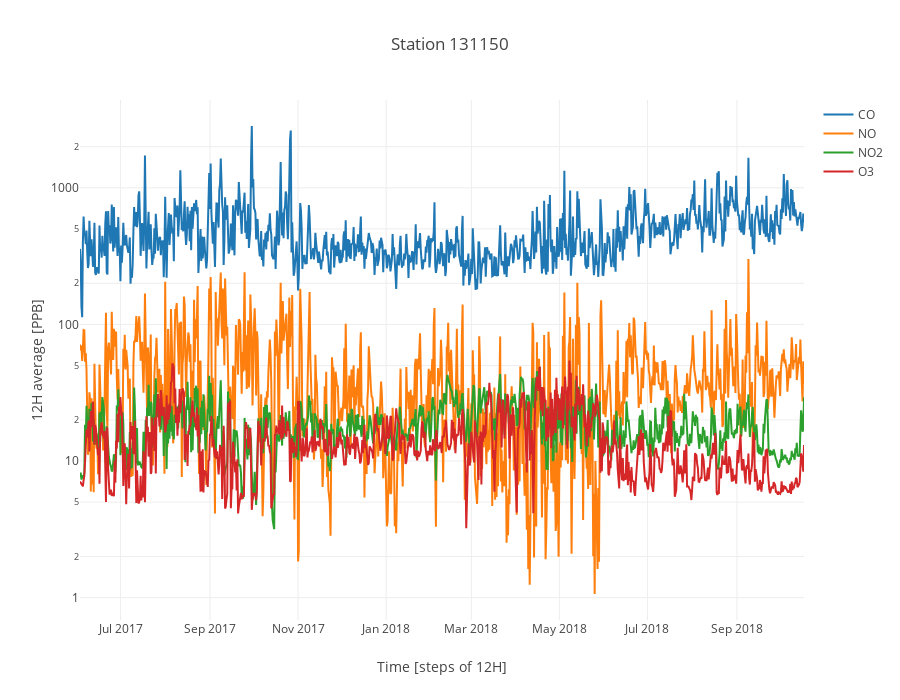

Notebook code cell kept with this figure:
### Markdown cell above
## Plotting with Plotly

### Code cell
data = []
for sl, df in sorted(dfs_resampled.items()):
    data.append(go.Scatter(x=df.index, 
                           y=getattr(df, f"{sl}_ts"),  # get data attribute of DataFrame
                           name=sl))  # latex doesn't work right now for plotly for some reason... 

# setting layout options
layout = go.Layout(showlegend=True, title=f"Station {stationID}", width=900, height=700)

# creating figure object
fig = go.Figure(data=data, layout=layout)

# cosmetics
fig.layout.yaxis.update({'title': f"{resample_rule} average [PPB]", 'type': "log"})
fig.layout.xaxis.update({'title': f"Time [steps of {resample_rule}]"})

# actual plotting
iplot(fig)

### Figure 1 — Plotly figure (JSON) as saved in the notebook; plotly's stock layout.template omitted (floating-point values rounded to 4 significant figures; data arrays with more than 128 entries replaced by an {"elided": "..."} marker saying what was removed)
{"data": [{"name": "CO", "type": "scatter", "uid": "cd158d6e-d20f-11e8-99b0-ac7ba1963575", "x": {"elided": "1004 str values"}, "y": {"elided": "1004 float values"}}, {"name": "NO", "type": "scatter", "uid": "cd158ff8-d20f-11e8-99b0-ac7ba1963575", "x": {"elided": "1004 str values"}, "y": {"elided": "1004 float values"}}, {"name": "NO2", "type": "scatter", "uid": "cd159156-d20f-11e8-99b0-ac7ba1963575", "x": {"elided": "1004 str values"}, "y": {"elided": "1004 float values"}}, {"name": "O3", "type": "scatter", "uid": "cd15926e-d20f-11e8-99b0-ac7ba1963575", "x": {"elided": "1004 str values"}, "y": {"elided": "1004 float values"}}], "layout": {"height": 700, "showlegend": true, "title": "Station 131150", "width": 900, "xaxis": {"title": "Time [steps of 12H]"}, "yaxis": {"title": "12H average [PPB]", "type": "log"}}}
